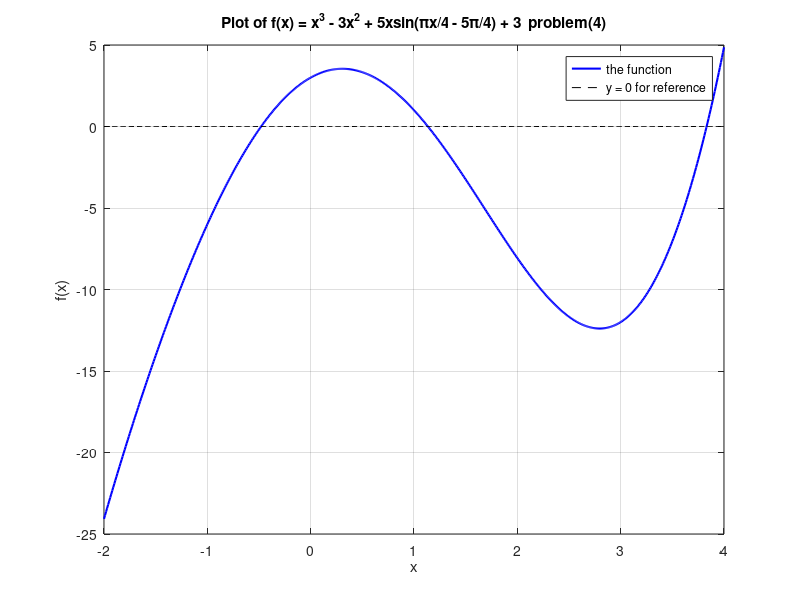

Write MATLAB code to recreate this figure.
%%preb worksheet%%
clc;clear;close all

%%relations and variabels%%
x = -2:0.01:4; %a range for x
y = x.^3 - 3*x.^2 + 5*x .* sin((pi*x)/4 - (5*pi)/4) + 3; %the function

%%plotting%%
plot(x, y, 'b-', 'LineWidth', 1.5) % Plot the function in red solid line
hold on
plot(x, zeros(size(x)), 'k--'); % Plot y = 0 for reference

% Add labels, legend, and title
xlabel('x');
ylabel('f(x)');
title('Plot of f(x) = x^3 - 3x^2 + 5xsin(\pix/4 - 5\pi/4) + 3 _ problem(4)');
grid on;
legend('the function' , ...
    'y = 0 for reference');
